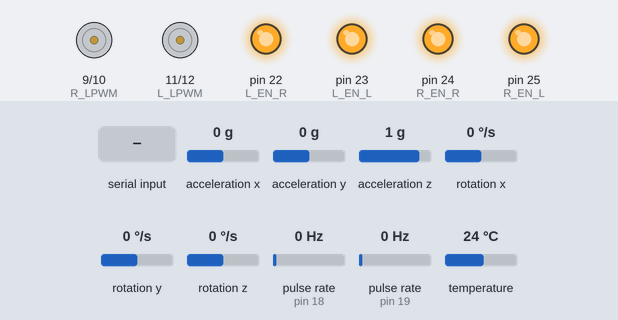
Recording of a sketch running on a simulated Arduino Mega 2560, built with avr-gcc and run on an emulated ATmega2560. Shown: motor-driver pin pairs drawn as motors (green arrow = first pin HIGH = forward, orange = second pin HIGH = backward, longer = more drive), output pins drawn as LEDs (lit = HIGH). Wiring (inferred from the names in the program): 2 × pulse sensor: data pin 18 / data pin 19. The inputs (shaded band) are chosen by the test bench; at power-on: rotation z 0 °/s, pulse rate (sensors on pin 18, pin 19) 0 Hz, acceleration x 0 g, acceleration y 0 g, acceleration z 1 g, rotation x 0 °/s, rotation y 0 °/s, temperature 24 °C.

Above: at 1.2 s.
1.3 s: "F90\n" received over the second serial link
At 2.5 s:
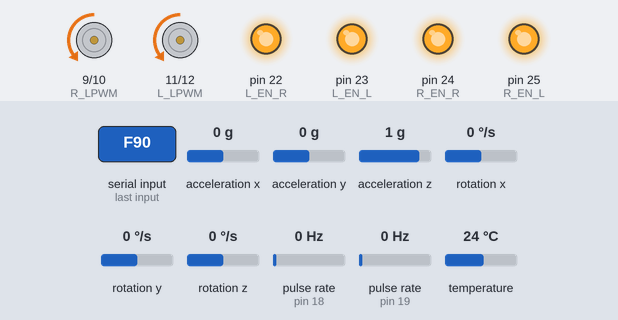
2.8 s: rotation z set to 54 °/s
At 4.3 s:
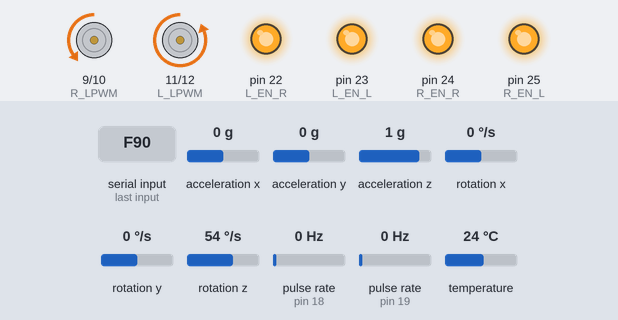
4.8 s: rotation z set to -192 °/s
At 6.2 s:
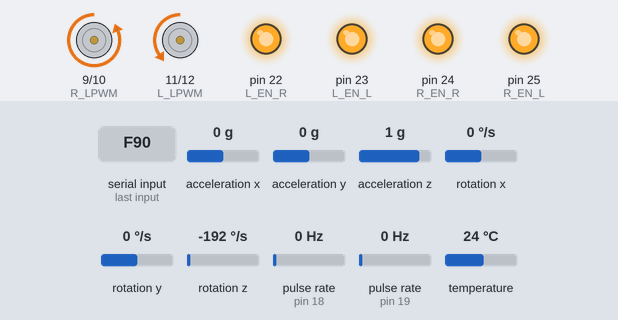
7.0 s: rotation z set to 100 °/s
10.0 s: rotation z set to 0 °/s
At 10.0 s:
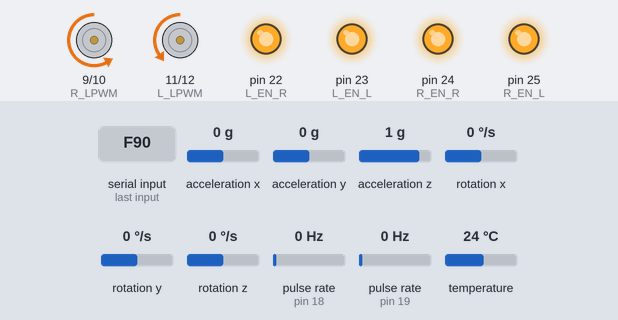
11.5 s: pulse rate (sensor on pin 18) set to 4 Hz
At 12.13 s:
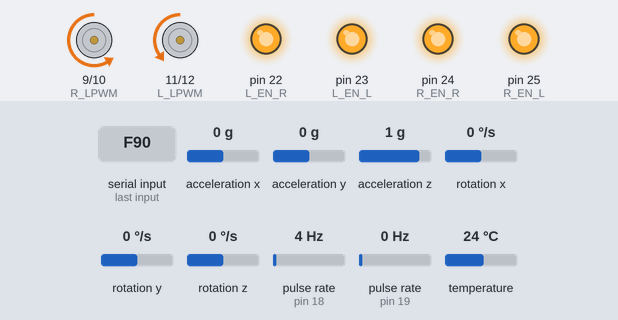
Timing chart, 0 to 15.5 s (numbered marks = the images above; inputs shaded):
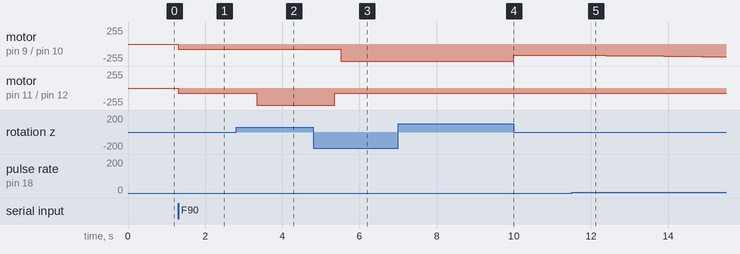

The sketch:

museum_robot.ino
```cpp
// ==========================================
// 🏛️ MUSEUM GUIDE ROBOT — ARDUINO MAIN
// Board  : Arduino Mega 2560
// Comms  : Serial2 (TX2/RX2 pins 16/17) → Raspberry Pi via level shifter
// IMU    : MPU6050 via Adafruit library
// Motors : BTS7960 H-Bridge (x2)
// Encoders: Hall-effect, single-channel
// ==========================================

#include <Arduino.h>
#include <Wire.h>
#include <Adafruit_MPU6050.h>
#include <Adafruit_Sensor.h>

Adafruit_MPU6050 mpu;

#define LEFT_ENC  18
#define RIGHT_ENC 19
#define L_EN_R 22
#define L_EN_L 23
#define L_RPWM 12
#define L_LPWM 11
#define R_EN_R 24
#define R_EN_L 25
#define R_RPWM 10
#define R_LPWM  9
#define TRIG_PIN 32
#define ECHO_PIN 33

const float WHEEL_DIAMETER_CM  = 12.0;
const float TRACK_WIDTH_CM     = 30.0;
const int   PULSES_PER_REV     = 20;
const float WHEEL_CIRCUM_CM    = WHEEL_DIAMETER_CM * PI;
const float TICKS_PER_CM       = (float)PULSES_PER_REV / WHEEL_CIRCUM_CM;
const int   DEFAULT_SPEED      = 100;
const int   TURN_SPEED         = 100;
const float Kp_straight        = 6.0;
const unsigned long DEBOUNCE_US = 2000;

volatile long left_count  = 0;
volatile long right_count = 0;
volatile int  left_dir    = 1;
volatile int  right_dir   = 1;
volatile unsigned long last_left_pulse  = 0;
volatile unsigned long last_right_pulse = 0;

float current_yaw   = 0.0;
unsigned long last_imu_time = 0;

void left_encoder_isr() {
  unsigned long now = micros();
  if (now - last_left_pulse > DEBOUNCE_US) {
    left_count += left_dir;
    last_left_pulse = now;
  }
}

void right_encoder_isr() {
  unsigned long now = micros();
  if (now - last_right_pulse > DEBOUNCE_US) {
    right_count += right_dir;
    last_right_pulse = now;
  }
}

void send_telemetry() {
  static unsigned long last_telemetry = 0;
  if (millis() - last_telemetry < 50) return;
  noInterrupts();
  long l = left_count;
  long r = right_count;
  interrupts();
  Serial2.print("ODOM:");
  Serial2.print(l);   Serial2.print(",");
  Serial2.print(r);   Serial2.print(",");
  Serial2.println(current_yaw);
  last_telemetry = millis();
}

void updateIMU() {
  sensors_event_t a, g, temp;
  mpu.getEvent(&a, &g, &temp);
  unsigned long now = millis();
  float dt = (now - last_imu_time) / 1000.0;
  last_imu_time = now;
  float gz = g.gyro.z;
  if (abs(gz) < 0.05) gz = 0.0;
  current_yaw += (gz * RAD_TO_DEG) * dt;
}

void setMotors(int leftSpeed, int rightSpeed) {
  left_dir  = (leftSpeed  >= 0) ? 1 : -1;
  right_dir = (rightSpeed >= 0) ? 1 : -1;
  if (leftSpeed > 0) {
    analogWrite(L_RPWM, leftSpeed);  analogWrite(L_LPWM, 0);
  } else if (leftSpeed < 0) {
    analogWrite(L_RPWM, 0);          analogWrite(L_LPWM, abs(leftSpeed));
  } else {
    analogWrite(L_RPWM, 0);          analogWrite(L_LPWM, 0);
  }
  if (rightSpeed > 0) {
    analogWrite(R_RPWM, rightSpeed); analogWrite(R_LPWM, 0);
  } else if (rightSpeed < 0) {
    analogWrite(R_RPWM, 0);          analogWrite(R_LPWM, abs(rightSpeed));
  } else {
    analogWrite(R_RPWM, 0);          analogWrite(R_LPWM, 0);
  }
}

void stop_all_motors() { setMotors(0, 0); }

void travel_distance(float distance_cm, bool forward) {
  if (distance_cm <= 0) { Serial2.println("DONE"); return; }
  long pulses_needed = (long)(distance_cm * TICKS_PER_CM);
  noInterrupts();
  long start_l = left_count;
  long start_r = right_count;
  interrupts();
  float start_yaw   = current_yaw;
  long  ramp_pulses = (long)(15.0 * TICKS_PER_CM);

  while (true) {
    while (Serial2.available() > 0) {
      char c = Serial2.read();
      if (c == 'S' || c == 's') {
        stop_all_motors();
        Serial2.println("STOPPED");
        return;
      }
    }

    noInterrupts();
    long moved_l = left_count  - start_l;
    long moved_r = right_count - start_r;
    interrupts();
    long avg = (moved_l + moved_r) / 2;
    if (avg >= pulses_needed) break;

    updateIMU();
    send_telemetry();

    int base_speed;
    if (avg < ramp_pulses) {
      base_speed = map(avg, 0, ramp_pulses, 80, DEFAULT_SPEED);
    } else if ((pulses_needed - avg) < ramp_pulses) {
      base_speed = map((pulses_needed - avg), 0, ramp_pulses, 80, DEFAULT_SPEED);
    } else {
      base_speed = DEFAULT_SPEED;
    }
    base_speed = constrain(base_speed, 80, DEFAULT_SPEED);
    if (!forward) base_speed = -base_speed;

    float heading_error = current_yaw - start_yaw;
    int   correction    = (int)(heading_error * Kp_straight);
    int left_speed  = base_speed + correction;
    int right_speed = base_speed - correction;
    if (forward) {
      left_speed  = constrain(left_speed,  80, 255);
      right_speed = constrain(right_speed, 80, 255);
    } else {
      left_speed  = constrain(left_speed,  -255, -80);
      right_speed = constrain(right_speed, -255, -80);
    }
    setMotors(left_speed, right_speed);
    delay(2);
  }
  stop_all_motors();
  Serial2.println("DONE");
}

void turn_degrees(float target_degrees) {
  if (abs(target_degrees) < 1.0) { Serial2.println("DONE"); return; }
  float start_yaw  = current_yaw;
  bool  turn_right = (target_degrees > 0);

  while (true) {
    if (Serial2.available() > 0) {
      char c = Serial2.peek();
      if (c == 'S' || c == 's') {
        Serial2.read();
        stop_all_motors();
        Serial2.println("STOPPED");
        return;
      }
    }

    updateIMU();
    send_telemetry();

    float degrees_turned = current_yaw - start_yaw;
    float error = abs(target_degrees) - abs(degrees_turned);
    if (error <= 0) break;

    int spd = map((int)error, 0, (int)abs(target_degrees), 100, TURN_SPEED);
    spd = constrain(spd, 100, 255);
    setMotors(turn_right ?  spd : -spd,
              turn_right ? -spd :  spd);
    delay(2);
  }
  stop_all_motors();
  delay(500);
  Serial2.println("DONE");
}

void setup() {
  Serial2.begin(115200);

  pinMode(L_EN_R, OUTPUT); pinMode(L_EN_L, OUTPUT);
  pinMode(L_RPWM, OUTPUT); pinMode(L_LPWM, OUTPUT);
  pinMode(R_EN_R, OUTPUT); pinMode(R_EN_L, OUTPUT);
  pinMode(R_RPWM, OUTPUT); pinMode(R_LPWM, OUTPUT);
  digitalWrite(L_EN_R, HIGH); digitalWrite(L_EN_L, HIGH);
  digitalWrite(R_EN_R, HIGH); digitalWrite(R_EN_L, HIGH);
  stop_all_motors();

  pinMode(LEFT_ENC,  INPUT_PULLUP);
  pinMode(RIGHT_ENC, INPUT_PULLUP);
  attachInterrupt(digitalPinToInterrupt(LEFT_ENC),  left_encoder_isr,  RISING);
  attachInterrupt(digitalPinToInterrupt(RIGHT_ENC), right_encoder_isr, RISING);

  pinMode(TRIG_PIN, OUTPUT);
  pinMode(ECHO_PIN, INPUT);

  Wire.begin();
  if (!mpu.begin()) {
    Serial2.println("ERROR: IMU_NOT_FOUND");
  } else {
    mpu.setGyroRange(MPU6050_RANGE_500_DEG);
    mpu.setFilterBandwidth(MPU6050_BAND_21_HZ);
    last_imu_time = millis();
    Serial2.println("INFO: IMU_OK");
  }
  Serial2.println("READY");
}

void loop() {
  updateIMU();
  send_telemetry();

  if (Serial2.available() > 0) {
    char cmd = Serial2.read();
    if (cmd == 'S' || cmd == 's') {
      stop_all_motors();
      Serial2.println("STOPPED");
    } else if (cmd == 'F' || cmd == 'f') {
      float val = Serial2.parseFloat();
      travel_distance(val, true);
    } else if (cmd == 'B' || cmd == 'b') {
      float val = Serial2.parseFloat();
      travel_distance(val, false);
    } else if (cmd == 'T' || cmd == 't') {
      float val = Serial2.parseFloat();
      turn_degrees(val);
    }
  }
}
```

Measured:
- after the input at 1.3 s, motor on pin 9 (R_LPWM) / pin 10 (R_RPWM), motor on pin 11 (L_LPWM) / pin 12 (L_RPWM): stopped → backward 80/255 at once
- after the input at 2.8 s, motor on pin 11 (L_LPWM) / pin 12 (L_RPWM): backward 80/255 → backward 255/255 after 0.54 s
- after the input at 4.8 s, motor on pin 9 (R_LPWM) / pin 10 (R_RPWM): backward 80/255 → backward 255/255 after 0.72 s; motor on pin 11 (L_LPWM) / pin 12 (L_RPWM): backward 255/255 → backward 80/255 after 0.56 s
- after the input at 7.0 s, motor on pin 9 (R_LPWM) / pin 10 (R_RPWM): backward 255/255 → backward 168/255 after 3.0 s
- after the input at 10.0 s, motor on pin 9 (R_LPWM) / pin 10 (R_RPWM): stays backward 168/255 (without the input it goes to backward 80/255 after 0.14 s); motor on pin 11 (L_LPWM) / pin 12 (L_RPWM): stays backward 80/255 (without the input it goes to backward 255/255 after 0.44 s)
- after the input at 11.5 s, motor on pin 9 (R_LPWM) / pin 10 (R_RPWM): moves from backward 168/255 to backward 188/255 over 3.0 s, starting after 0.38 s
